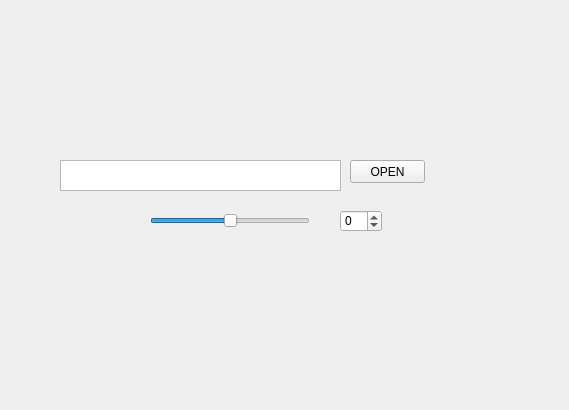
<?xml version="1.0" encoding="UTF-8"?>
<ui version="4.0">
 <class>MainWindow</class>
 <widget class="QMainWindow" name="MainWindow">
  <property name="geometry">
   <rect>
    <x>0</x>
    <y>0</y>
    <width>569</width>
    <height>410</height>
   </rect>
  </property>
  <property name="windowTitle">
   <string>MainWindow</string>
  </property>
  <widget class="QWidget" name="centralwidget">
   <widget class="QSlider" name="Slider_Angle">
    <property name="geometry">
     <rect>
      <x>150</x>
      <y>210</y>
      <width>160</width>
      <height>22</height>
     </rect>
    </property>
    <property name="minimum">
     <number>-30</number>
    </property>
    <property name="maximum">
     <number>30</number>
    </property>
    <property name="orientation">
     <enum>Qt::Horizontal</enum>
    </property>
   </widget>
   <widget class="QSpinBox" name="Box_Angle">
    <property name="geometry">
     <rect>
      <x>340</x>
      <y>210</y>
      <width>42</width>
      <height>22</height>
     </rect>
    </property>
    <property name="minimum">
     <number>-30</number>
    </property>
    <property name="maximum">
     <number>30</number>
    </property>
   </widget>
   <widget class="QPushButton" name="PB_open">
    <property name="geometry">
     <rect>
      <x>350</x>
      <y>160</y>
      <width>75</width>
      <height>23</height>
     </rect>
    </property>
    <property name="text">
     <string>OPEN</string>
    </property>
   </widget>
   <widget class="QTextBrowser" name="TB_file_path">
    <property name="geometry">
     <rect>
      <x>60</x>
      <y>160</y>
      <width>281</width>
      <height>31</height>
     </rect>
    </property>
   </widget>
  </widget>
 </widget>
 <resources/>
 <connections/>
</ui>
